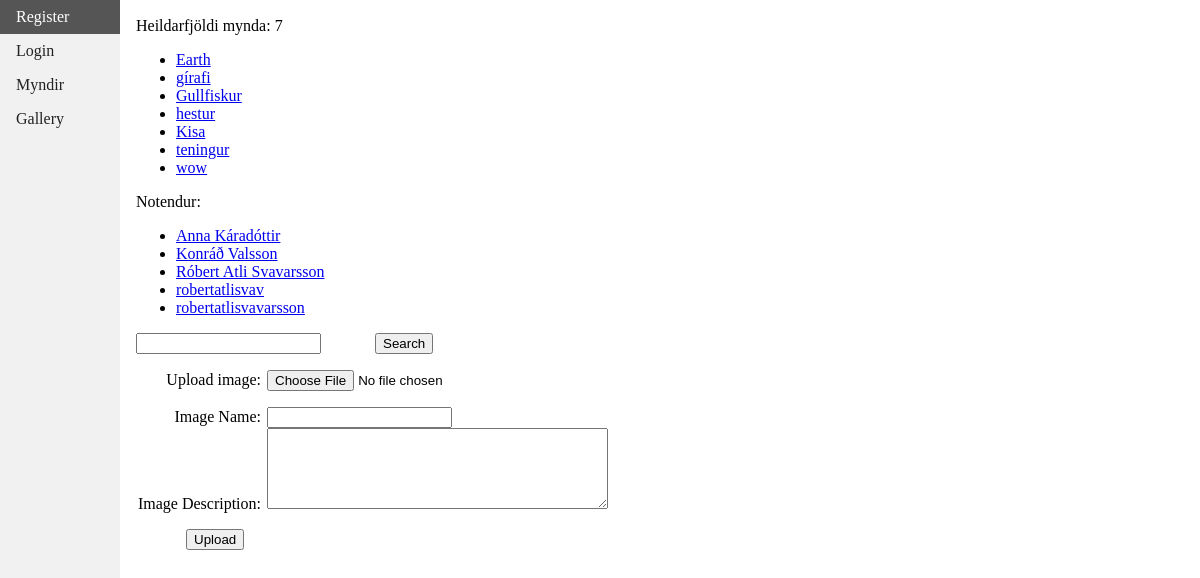
The app's page /lokaverkefni/index2.php with its own data.
### tables this page shows
CREATE TABLE `images` (
  `id` int(11) NOT NULL,
  `owner_id` int(11) NOT NULL,
  `image_name` varchar(45) NOT NULL,
  `image_path` varchar(25) NOT NULL,
  `image_text` varchar(120) DEFAULT NULL
);

CREATE TABLE `users` (
  `id` int(11) NOT NULL,
  `name` varchar(55) NOT NULL,
  `email` varchar(125) NOT NULL,
  `username` varchar(25) NOT NULL,
  `password` varchar(125) NOT NULL
);

### lokaverkefni/dbqueries.php (called while the page is built, shortened)
<?php
function getCountOfImages($conn){
        $sql = 'SELECT * FROM images';
        $result = $conn->query($sql);
        return $numRows = $result->rowCount();
}
function getAllImages($conn){
		$sql = 'SELECT id, image_name, image_path FROM images ORDER BY image_name';
        $query = $conn->prepare($sql);
        $query->execute();
        $result = $query->fetchAll(PDO::FETCH_OBJ);
        return $result;
}
function getAllUsers($conn){
        $sql = 'SELECT id, name FROM users ORDER BY name';
        $query = $conn->prepare($sql);
        $query->execute();
        $result = $query->fetchAll(PDO::FETCH_OBJ);
        return $result;
}
?>

### lokaverkefni/index2.php (the view, shortened to what this page needs)
<?php
	require "connection.php";
	require "dbqueries.php";
?>
<!DOCTYPE html>
<html>
<head>
    <link rel="stylesheet" type="text/css" href="styles.css">
</head>
<body>
<?php include 'includes/menu.php' ?>
<div class="site">
			<p> Heildarfjöldi mynda: <?php echo htmlentities(getCountOfImages($conn)); ?> </p>
			<?php
				$images = getAllImages($conn);
			?>
			<ul>
				<?php
	        	foreach ($images as $row) {
		    	?>
		       		<li><a href=mynd.php?id=<?php echo htmlentities($row->id);?>><?php echo htmlentities($row->image_name);?></a></li>
	        	<?php
	        	}
				?>
			</ul>
			<p>Notendur:</p>
			<?php
				$users = getAllUsers($conn);
			?>
			<ul>
				<?php
	        	foreach ($users as $row) {
		    	?>
		       		<li><a href=user.php?id=<?php echo htmlentities($row->id);?>><?php echo htmlentities($row->name);?></a></li>
	        	<?php
	        	}
				?>
			</ul>
			<form method="get" action="">
			    <input type="search" name="search" id="search">
			    <input type="submit" name="go" value="Search">
			</form>
		<form action="" method="post" enctype="multipart/form-data" id="uploadImage">
			 <p>
				 <label for="image">Upload image:</label>
				 <input type="file" name="image" id="image">
			 </p>
			 <p>
			 	 <label for="imageNameInfo">Image Name:</label>
			 	 <input type="text" name="imageNameInfo" id="imageNameInfo" required><br>
			 	 <label for="imageDescInfo">Image Description:</label>
			 	 <textarea type="text" name="imageDescInfo" id="imageDescInfo" cols="40" rows="5" required></textarea>
			 </p>
			 <p>
				 <input type="submit" name="upload" id="upload" value="Upload">
			 </p>
		</form>
</div>
</body>
</html>

### lokaverkefni/includes/menu.php
<header>
    <ul>
      <li><a href="index.php">Register</a></li>
      <li><a href="login.php">Login</a></li>
      <li><a href="index2.php">Myndir</a></li>
      <li><a href="gallery.php">Gallery</a></li>
    </ul>
</header>

### lokaverkefni/styles.css (style rules this page uses)
body { margin: 0; }
.site { margin-left:10%;padding:1px 16px;height:1000px; }
header ul { list-style-type: none; margin: 0; padding: 0; width: 10%; background-color: #f1f1f1; position: fixed; height: 100%; overflow: auto; }
header ul li a { display: block; color: #222; padding: 8px 16px; text-decoration: none; }
label { display:inline-block; width:125px; text-align:right; padding-right:2px; }
input[type="submit"] { margin-left:50px; }
input[type="submit"]::before { content: "Leita að mynd" }

### records on screen
images: image_name "Earth"
images: image_name "gírafi"
images: image_name "Gullfiskur"
images: image_name "hestur"
images: image_name "Kisa"
images: image_name "teningur"
images: image_name "wow"
users: name "Anna Káradóttir"
users: name "Konráð Valsson"
users: name "Róbert Atli Svavarsson"
users: name "robertatlisvav"
users: name "robertatlisvavarsson"

### other values on screen
getCountOfImages($conn) "7"
